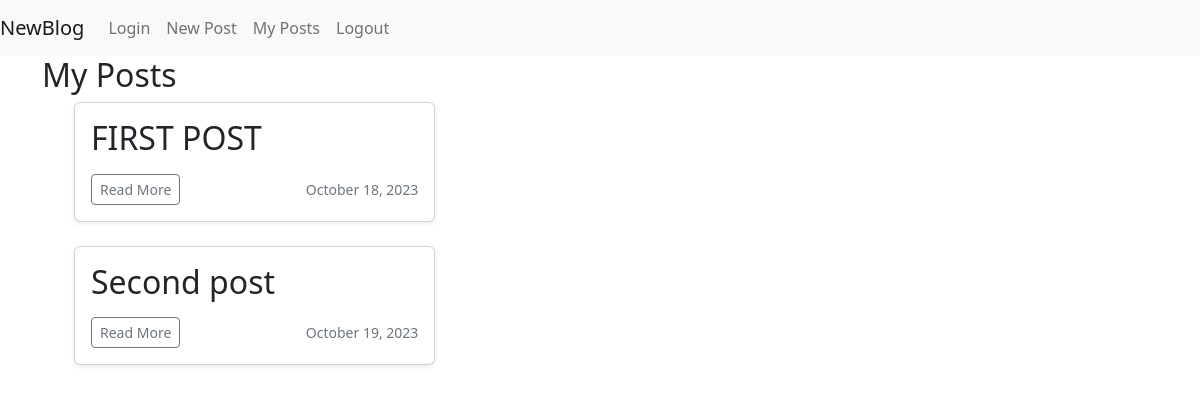
The app's page /my_posts (signed in) with its own data.
### app/models.py (models this page shows, shortened)
class Post(db.Model):
    id = db.Column(db.Integer, primary_key=True)
    title = db.Column(db.String(100), nullable=False)
    date_posted = db.Column(db.DateTime, default=datetime.utcnow, nullable=False)
    content = db.Column(db.Text, nullable=False)
    user_id = db.Column(db.Integer, db.ForeignKey('user.id'), nullable=False)

### app/routes.py (the view)
@app.route('/my_posts')
@login_required
def my_posts():
    posts = Post.query.filter_by(author=current_user).all()
    return render_template('my_posts.html', title='My Posts', posts=posts)

### app/models.py (called while the page is built)
@login_manager.user_loader
def load_user(user_id):
    return User.query.get(int(user_id))

### app/templates/my_posts.html (shortened to what this page needs)
{% extends 'base.html' %}
{% block content %}
  <h2>My Posts</h2>
  <ul>
    {% for post in current_user.posts %}
    <div class="col-md-4">
      <div class="card mb-4 shadow-sm">
        <div class="card-body">
          <h2 class="card-title">{{ post.title }}</h2>
          <div class="d-flex justify-content-between align-items-center">
            <div class="btn-group">
              <a href="{{ url_for('post', post_id=post.id) }}" class="btn btn-sm btn-outline-secondary">Read More</a>
            </div>
            <small class="text-muted">{{ post.date_posted.strftime('%B %d, %Y') }}</small>
          </div>
        </div>
      </div>
    </div>
    {% endfor %}
  </ul>
{% endblock %}

### records on screen
Post: title "FIRST POST", date_posted "October 18, 2023"
Post: title "Second post", date_posted "October 19, 2023"
